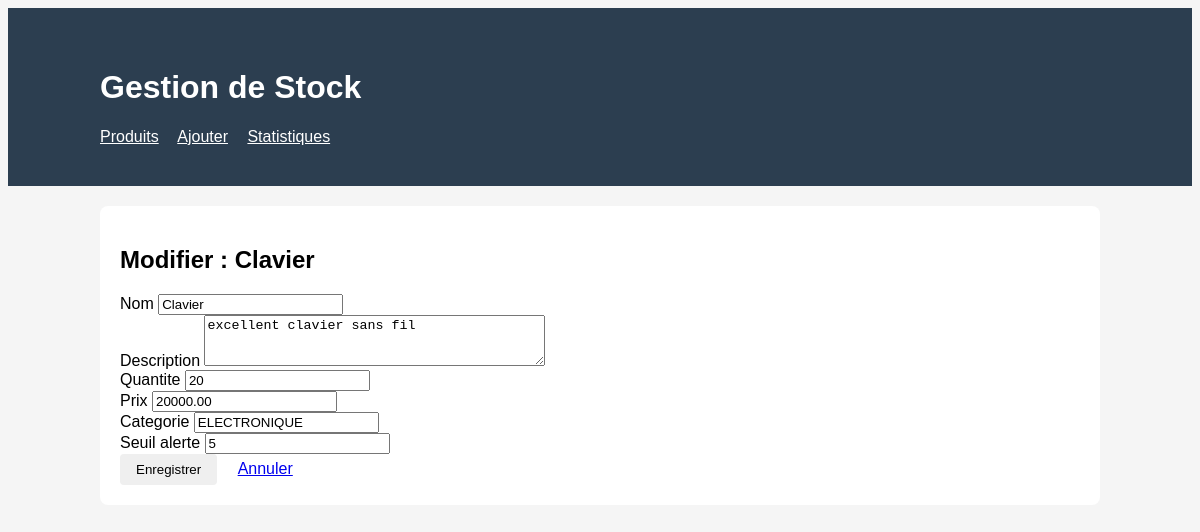
The page /modifier/3/ on the database its author committed.
### stock/models.py (models this page shows, shortened)
class Produit(models.Model):
    nom = models.CharField(max_length=100)
    description = models.TextField(blank=True)
    quantite = models.PositiveIntegerField(default=0)
    prix = models.DecimalField(max_digits=10, decimal_places=2)
    categorie = models.CharField(max_length=50)
    seuil_alerte = models.PositiveIntegerField(default=5)
    date_ajout = models.DateTimeField(auto_now_add=True)
    class Meta:
        ordering = ['nom']

### stock/views.py (the view)
# urls.py: path('modifier/<int:pk>/', views.modifier_produit, name='modifier_produit'),
def modifier_produit(request, pk):
    produit = get_object_or_404(Produit, pk=pk)
    if request.method == 'POST':
        form = ProduitForm(request.POST, instance=produit)
        if form.is_valid():
            form.save()
            messages.success(request, f'Produit "{produit.nom}" modifié !')
            return redirect('liste_produits')
    else:
        form = ProduitForm(instance=produit)
    return render(request, 'stock/formulaire.html', {
        'form': form,
        'titre': f'Modifier : {produit.nom}'
    })

### stock/forms.py
class ProduitForm(forms.ModelForm):
    class Meta:
        model = Produit
        fields = ['nom', 'description', 'quantite', 'prix',
          'categorie', 'seuil_alerte']
        widgets = {
    'nom': forms.TextInput(attrs={
        'class': 'form-input',
        'placeholder': 'Nom du produit'
    }),
    'description': forms.Textarea(attrs={
        'class': 'form-input',
        'rows': 3
    }),
    'quantite': forms.NumberInput(attrs={
        'class': 'form-input',
        'min': 0
    }),
    'prix': forms.NumberInput(attrs={'class': 'form-input',
'step': '0.01',
'min': 0
}),
'categorie': forms.TextInput(attrs={
'class': 'form-input',
'placeholder': 'Ex: Électronique'
}),
'seuil_alerte': forms.NumberInput(attrs={
'class': 'form-input',
'min': 0
}),
}

### stock/templates/stock/formulaire.html (shortened to what this page needs)
{% extends 'stock/base.html' %}
{% block contenu %}
<div class="card">
<h2>{{ titre }}</h2>
<form method="post">
{% for field in form %}
<div class="form-group">
<label>{{ field.label }}</label>
{{ field }}
</div>
{% endfor %}<button type="submit" class="btn btn-success">Enregistrer</button>
<a href="{% url 'liste_produits' %}" class="btn">Annuler</a>
</form>
</div>
{% endblock %}

### stock/templates/stock/base.html (style rules this page uses)
body { font-family: Arial, sans-serif; background: #f5f5f5; }
.card { background: white; padding: 20px; border-radius: 8px; }
.btn { padding: 8px 16px; border: none; border-radius: 4px; }

### rows shown on the page
Produit: form "Clavier" "excellent clavier sans fil" "20" "20000.00" "ELECTRONIQUE" "5"

### other values the page prints
{{ titre }} "Modifier : Clavier"
{{ field.label }} "Nom" "Description" "Quantite" "Prix" "Categorie" "Seuil alerte"
